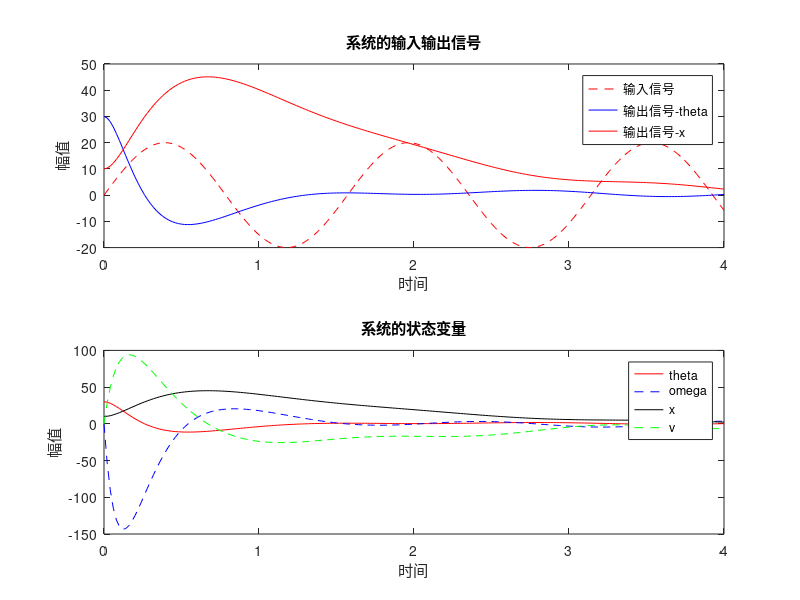

This figure's MATLAB source:
% ------------------------------------------
%     本代码使用最经典的一阶倒立摆模型建模
%    
% ------------------------------------------
clc;clear;close all;
g = 9.80665;
m = 1;
M = 0.1;
l = 0.18;  % 半杆长
J = 1/3 * m * (2 * l)^2;

% ------------------------------------
% 创建一个状态空间模型
A21 = m*g*l*(M+m)/(J*(M+m)+M*m*l^2);
A41 = -m^2*g*l^2/(J*(M+m)+M*m*l^2);
A = [0  1  0  0;
    A21 0  0  0;
     0  0  0  1;
    A41 0  0  0];
% [theta, dtheta, x, dx]

B2 = -m*l/(J*(M+m)+M*m*l^2);
B4 = (J+m*l^2)/(J*(M+m)+M*m*l^2);
B = [0;B2;0;B4];

C=[1 0 0 0;0 0 1 0];

D=[0;0];

% ------------------------------------
% 检验状态空间模型的可控性、稳定性分析
eig(A)
%% Qc=ctrb(A,B)
%% rank(Qc)
Qb=obsv(A,C);
rank(Qb)

% ------------------------------------
% 设计 LQR 控制器
Q = [1 0 0 0
     0 1 0 0
     0 0 10 0
     0 0 0 10];
R = 1;
K = lqr(A,B,Q,R)

% ------------------------------------
% 定义输入信号和时间向量
t = 0:0.02:4;
u = 20 * sin(4*t);
%u = zeros(size(t)) * 0.2;

% ------------------------------------
% 模拟系统的响应
% [theta, dtheta, x, dx]
x0 = [30;0;10;0]; % 初始状态
sys=ss(A-B*K,B,C,D); %经过状态量反馈后的新状态矩阵
[y, t, x] = lsim(sys, u, t, x0);

% ------------------------------------
% 绘制系统的输出信号和状态变量的时间响应
figure;
subplot(2,1,1);
plot(t, u, 'r--', t, y(:,1), 'b-', t, y(:,2), 'r-');
legend('输入信号', '输出信号-theta', '输出信号-x');
xlabel('时间');
ylabel('幅值');
title('系统的输入输出信号');
subplot(2,1,2);
plot(t, x(:,1), 'r-', t, x(:,2), 'b--', t, x(:,3), 'black-', t, x(:,4), 'g--');
legend('theta', 'omega', 'x', 'v');
xlabel('时间');
ylabel('幅值');
title('系统的状态变量');
% =========================================
